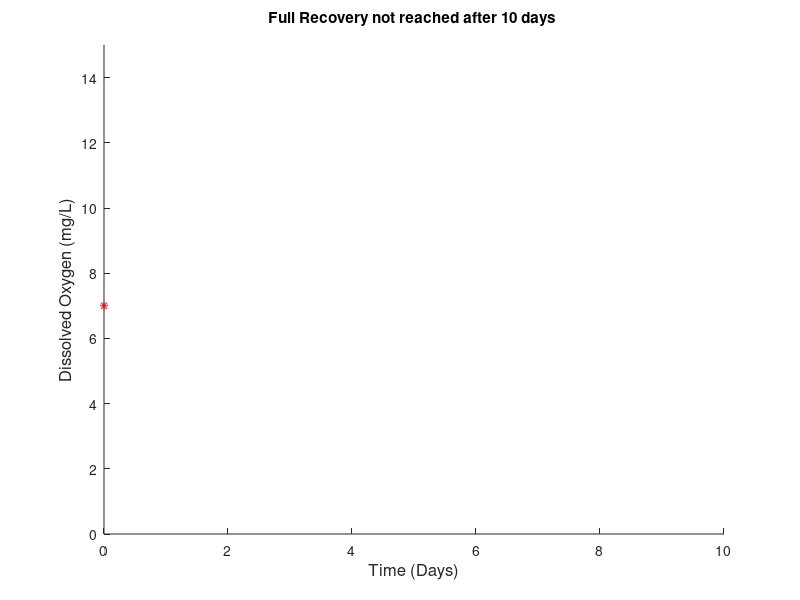

Write the MATLAB code that produced this figure.
L0 = 30;
Cs = 8;
C0 = 7;
Kr = 0.35;
Kd = 0.35;
Ka = 0.8;
t = 0.2;

figure;
axis([0 10 0 15]);
hold on; 
xlabel('Time (Days)', 'FontSize',12)
ylabel('Dissolved Oxygen (mg/L)', 'FontSize',12)
plot (0, C0, 'r*');


for t = 0:0.2:50
    Ct = Cs - ((L0*Kd)/(Ka - Kr))*((exp(-Kr*t))- exp(-Ka*t)) - (Cs - C0)*exp(-Ka*t);

    if (t <= 10) 
        if (Ct > 0) 
            if (Ct <= 0)
        plot(t, Ct, 'r*')
        disp(Ct)
            else
                title(sprintf('Full Recovery %.1d days after pollution', t))
            end
        else
            title(sprintf('anaerobic condition at %.1d', t))
        end
    else
        title(sprintf('Full Recovery not reached after 10 days \n'))
    end
end


hold off;
